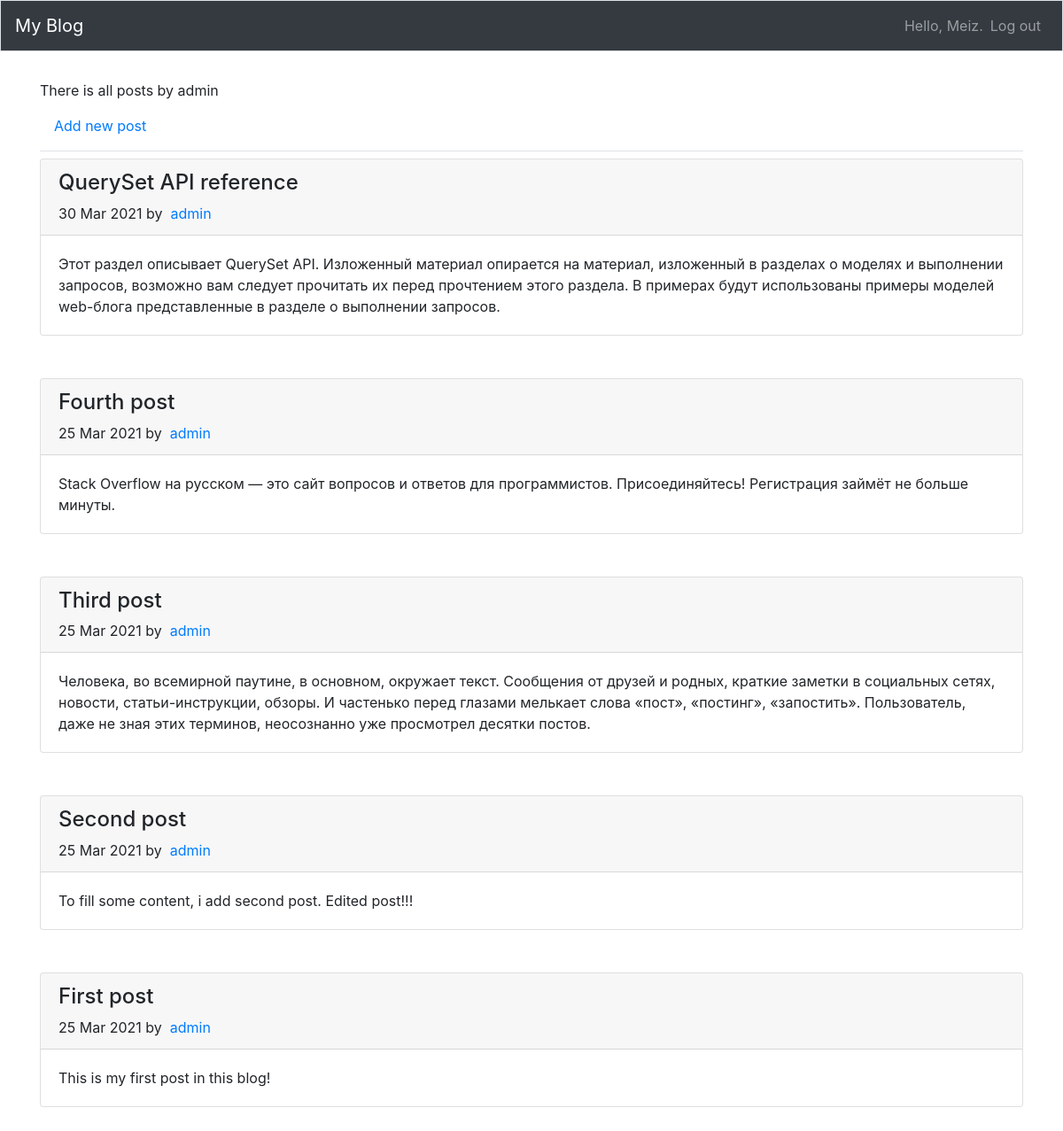
The page /users_posts/?user=admin (signed in) on the database its author committed.
### blogs/models.py (models this page shows, shortened)
class BlogPost(models.Model):
    owner = models.ForeignKey(User, on_delete=models.CASCADE)
    title = models.CharField(max_length=100)
    text = models.TextField()
    date_added = models.DateTimeField(auto_now_add=True)

### blogs/views.py (the view)
# urls.py: path('users_posts/', views.users_posts, name='users_posts'),
def users_posts(request):
    if request.method != 'POST':
        user_id = User.objects.get(username=request.GET['user'])
        posts = BlogPost.objects.all().filter(owner=user_id).order_by('-date_added')
        context = {'posts': posts, 'owner': user_id}
    return render(request, 'blogs/users_posts.html', context)

### blogs/templates/blogs/users_posts.html (shortened to what this page needs)
{% extends 'blogs/base.html' %}
{% load bootstrap4 %}
{% block page_header %}
    <div class="nav-item align-content-lg-center">
        <span class="navbar-text">There is all posts by {{ owner }}</span>
    </div>
    <div class="nav-item d-inline-flex">
        {% if user.is_authenticated %}
            <a class="nav-link" href="{% url 'blogs:new_post' %}">Add new post</a>
        {% endif %}
    </div>
{% endblock page_header %}
{% block content %}
<div>
      {% for post in posts %}
        <div class="card mb-5">
          <div class="card-header">
              <h4>{{ post.title }}</h4>
              <span class="d-inline-flex">
                  {{ post.date_added|date:'d M Y' }}
              </span>
              <span class="d-inline-flex mr-auto">
                by &nbsp;
                <a href="{% url 'blogs:users_posts' %}?user={{ post.owner }}"
                   title="Все посты {{ post.owner }}">
                    {{ post.owner }}
                </a>
              </span>
          </div>
          <div class="card-body">
            {{ post.text }}
          </div>
        </div>
      {% empty %}
        <p>No posts yet</p>
      {% endfor %}
</div>
{% endblock content %}

### blogs/templates/blogs/base.html (shortened to what this page needs)
{% load bootstrap4 %}
<!doctype html>
<html lang="en">
<head>
    {% bootstrap_css %}
</head>
<body>
    <nav class="navbar navbar-expand-md navbar-dark bg-dark mb-4 border">
        <a class="navbar-brand" href="{%  url 'blogs:summary' %}">My Blog</a>
        <div class="collapse navbar-collapse" id="navbarCollapse">
            <ul class="navbar-nav ml-auto">
                {% if user.is_authenticated %}
                    <li class="nav-item">
                        <span class="navbar-text"> Hello, {{ user.username }}.</span>
                    </li>
                    <li class="nav-item">
                        <a class="nav-link" href="{% url 'users:logout' %}">Log out</a>
                    </li>
                {% else %}
                    <a class="nav-link" href="{% url 'users:login' %}">Log in</a>
                    <span class="navbar-text"> or </span>
                    <a class="nav-link" href="{% url 'users:register' %}">Register</a>
                {% endif %}
            </ul>
        </div>
    </nav>
    <main role="main" class="container">
        <div class="pb-2 mb-2 border-bottom">
            {% block page_header %}{% endblock page_header %}
        </div>
        <div>
            {% block content %}{% endblock content %}
        </div>
    </main>
</body>
</html>

### rows shown on the page
BlogPost: title "QuerySet API reference", date_added "30 Mar 2021", owner "admin", text "Этот раздел описывает QuerySet API. Изложенный материал опирается на материал, изложенный в разделах о моделях и выполнении запросов, возможно вам следует прочитать их перед прочтением этого раздела. В примерах будут использованы примеры моделей web-блога представленные в разделе о выполнении запросов."
BlogPost: title "Fourth post", date_added "25 Mar 2021", owner "admin", text "Stack Overflow на русском — это сайт вопросов и ответов для программистов. Присоединяйтесь! Регистрация займёт не больше минуты."
BlogPost: title "Third post", date_added "25 Mar 2021", owner "admin", text "Человека, во всемирной паутине, в основном, окружает текст. Сообщения от друзей и родных, краткие заметки в социальных сетях, новости, статьи-инструкции, обзоры. И частенько перед глазами мелькает слова «пост», «постинг», «запостить». Пользователь, даже не зная этих терминов, неосознанно уже просмотрел десятки постов."
BlogPost: title "Second post", date_added "25 Mar 2021", owner "admin", text "To fill some content, i add second post. Edited post!!!"
BlogPost: title "First post", date_added "25 Mar 2021", owner "admin", text "This is my first post in this blog!"

### other values the page prints
{{ user.username }} "Meiz"
{{ owner }} "admin"
